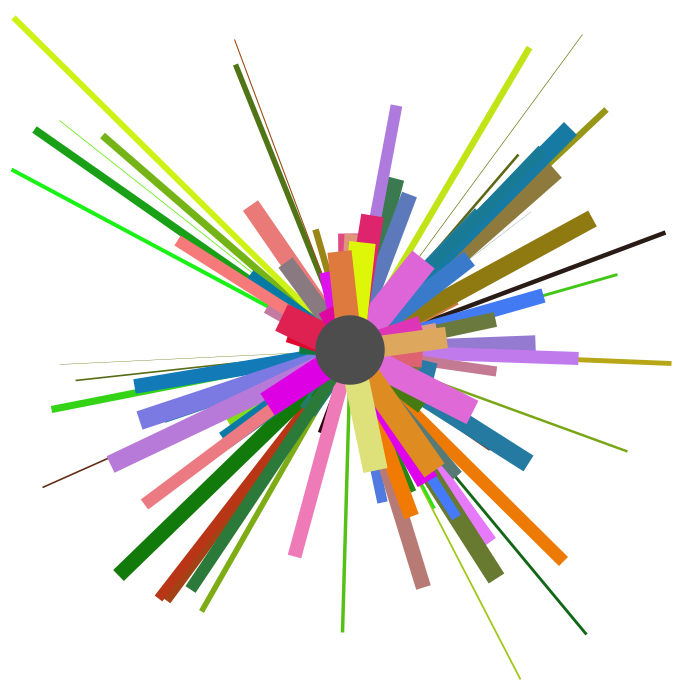
Frame 1 (no input)
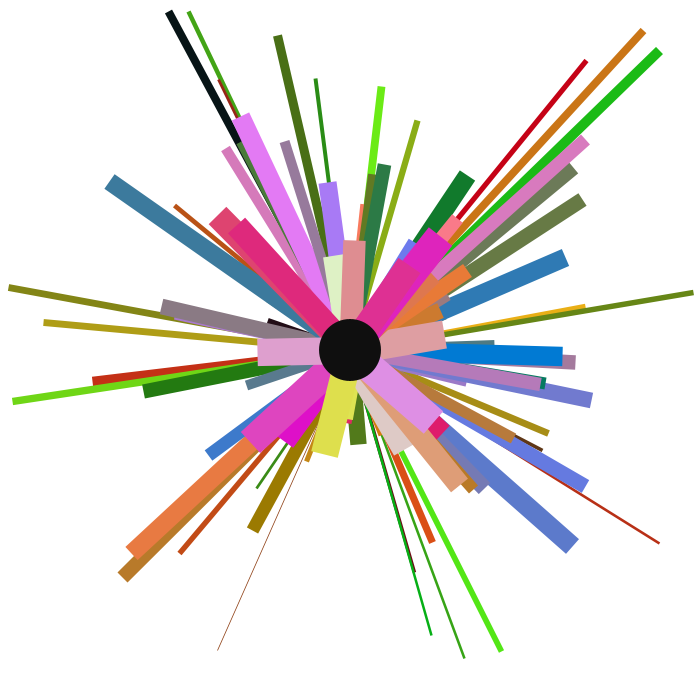
Frame 60 (the mouse pressed at the canvas centre just before this capture)
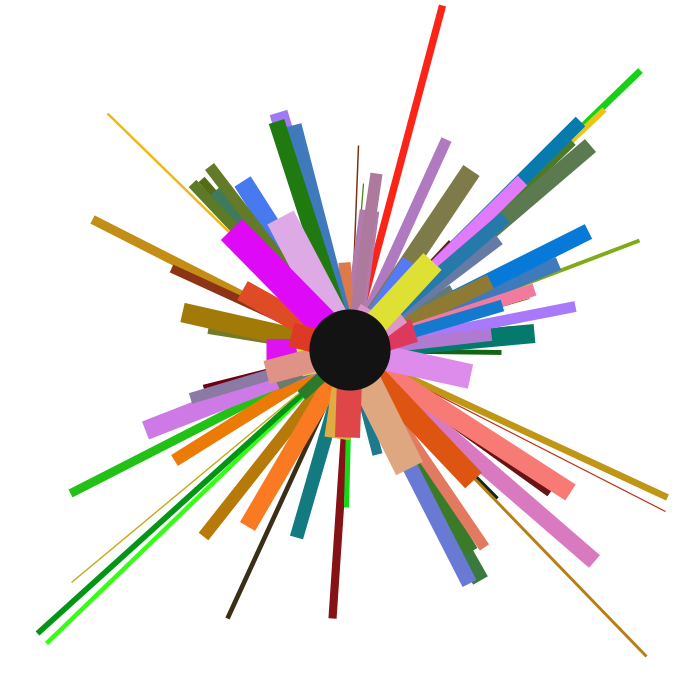
Frame 120 (the mouse held since frame 60 and released just before this capture)

The Processing sketch that drew these frames (run headless with seeded random() and noise(); from frame 60 on, the mouse is pressed at the canvas centre):

// Processing sketch: processing_61872
// ── processing_61872.pde


int totalObjectos; 




void setup()
{
  size(700,700);
  background(0); 
  smooth();
  frameRate(6);

  
  totalObjectos  = 100;
  
}


void draw(){
  background(255);

  
    for (int i = 0; i < totalObjectos/3 ; i = i +1 )
      {
  
        fill(500);
        stroke(random(0,255),random(0,255),22);
        strokeWeight(random(0,10));
        strokeCap (SQUARE);
    line(random (0,width) ,random (0,height) ,width/2,height/2);
      }

  

  for (int i = 0; i < totalObjectos/2 ; i = i +1 )
      {
  
        fill(500);
        stroke(random(0,255),122,random(0,255));
        strokeWeight(random(10,20));
        strokeCap (SQUARE);
        line(random (width*0.15,width*0.85) ,random (height*0.15,height*0.85) ,width/2,height/2);
      }
      
      
      
      for (int i = 0; i < totalObjectos/5  ; i = i +1 )
      {
  
        
        
        fill(500);
        stroke(222,random(0,255),random(0,255));
        strokeWeight(random(20,30));
        strokeCap (SQUARE);
        line(random (width*0.3,width*0.7) ,random (height*0.3,height*0.7) ,width/2,height/2);
      }
      
      float tamanho =random(50,150);
      noStroke();
      fill(random(0,255));
      ellipse(width/2,height/2,tamanho,tamanho);
      
}
